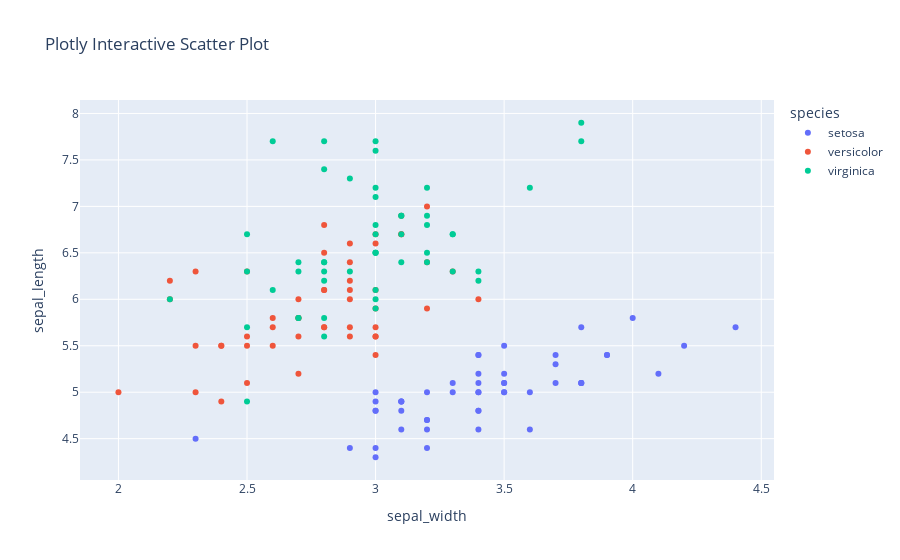

Notebook code cell kept with this figure:
### Code cell
import plotly.express as px
df = px.data.iris() 
fig = px.scatter(df, x='sepal_width', y='sepal_length', color='species', title="Plotly Interactive Scatter Plot") 
fig.show()

### Figure 1 — Plotly figure (JSON) as saved in the notebook; plotly's stock layout.template omitted (floating-point values rounded to 4 significant figures)
{"data": [{"hovertemplate": "species=setosa<br>sepal_width=%{x}<br>sepal_length=%{y}<extra></extra>", "legendgroup": "setosa", "marker": {"color": "#636efa", "symbol": "circle"}, "mode": "markers", "name": "setosa", "orientation": "v", "showlegend": true, "type": "scatter", "x": [3.5, 3.0, 3.2, 3.1, 3.6, 3.9, 3.4, 3.4, 2.9, 3.1, 3.7, 3.4, 3.0, 3.0, 4.0, 4.4, 3.9, 3.5, 3.8, 3.8, 3.4, 3.7, 3.6, 3.3, 3.4, 3.0, 3.4, 3.5, 3.4, 3.2, 3.1, 3.4, 4.1, 4.2, 3.1, 3.2, 3.5, 3.1, 3.0, 3.4, 3.5, 2.3, 3.2, 3.5, 3.8, 3.0, 3.8, 3.2, 3.7, 3.3], "xaxis": "x", "y": [5.1, 4.9, 4.7, 4.6, 5.0, 5.4, 4.6, 5.0, 4.4, 4.9, 5.4, 4.8, 4.8, 4.3, 5.8, 5.7, 5.4, 5.1, 5.7, 5.1, 5.4, 5.1, 4.6, 5.1, 4.8, 5.0, 5.0, 5.2, 5.2, 4.7, 4.8, 5.4, 5.2, 5.5, 4.9, 5.0, 5.5, 4.9, 4.4, 5.1, 5.0, 4.5, 4.4, 5.0, 5.1, 4.8, 5.1, 4.6, 5.3, 5.0], "yaxis": "y"}, {"hovertemplate": "species=versicolor<br>sepal_width=%{x}<br>sepal_length=%{y}<extra></extra>", "legendgroup": "versicolor", "marker": {"color": "#EF553B", "symbol": "circle"}, "mode": "markers", "name": "versicolor", "orientation": "v", "showlegend": true, "type": "scatter", "x": [3.2, 3.2, 3.1, 2.3, 2.8, 2.8, 3.3, 2.4, 2.9, 2.7, 2.0, 3.0, 2.2, 2.9, 2.9, 3.1, 3.0, 2.7, 2.2, 2.5, 3.2, 2.8, 2.5, 2.8, 2.9, 3.0, 2.8, 3.0, 2.9, 2.6, 2.4, 2.4, 2.7, 2.7, 3.0, 3.4, 3.1, 2.3, 3.0, 2.5, 2.6, 3.0, 2.6, 2.3, 2.7, 3.0, 2.9, 2.9, 2.5, 2.8], "xaxis": "x", "y": [7.0, 6.4, 6.9, 5.5, 6.5, 5.7, 6.3, 4.9, 6.6, 5.2, 5.0, 5.9, 6.0, 6.1, 5.6, 6.7, 5.6, 5.8, 6.2, 5.6, 5.9, 6.1, 6.3, 6.1, 6.4, 6.6, 6.8, 6.7, 6.0, 5.7, 5.5, 5.5, 5.8, 6.0, 5.4, 6.0, 6.7, 6.3, 5.6, 5.5, 5.5, 6.1, 5.8, 5.0, 5.6, 5.7, 5.7, 6.2, 5.1, 5.7], "yaxis": "y"}, {"hovertemplate": "species=virginica<br>sepal_width=%{x}<br>sepal_length=%{y}<extra></extra>", "legendgroup": "virginica", "marker": {"color": "#00cc96", "symbol": "circle"}, "mode": "markers", "name": "virginica", "orientation": "v", "showlegend": true, "type": "scatter", "x": [3.3, 2.7, 3.0, 2.9, 3.0, 3.0, 2.5, 2.9, 2.5, 3.6, 3.2, 2.7, 3.0, 2.5, 2.8, 3.2, 3.0, 3.8, 2.6, 2.2, 3.2, 2.8, 2.8, 2.7, 3.3, 3.2, 2.8, 3.0, 2.8, 3.0, 2.8, 3.8, 2.8, 2.8, 2.6, 3.0, 3.4, 3.1, 3.0, 3.1, 3.1, 3.1, 2.7, 3.2, 3.3, 3.0, 2.5, 3.0, 3.4, 3.0], "xaxis": "x", "y": [6.3, 5.8, 7.1, 6.3, 6.5, 7.6, 4.9, 7.3, 6.7, 7.2, 6.5, 6.4, 6.8, 5.7, 5.8, 6.4, 6.5, 7.7, 7.7, 6.0, 6.9, 5.6, 7.7, 6.3, 6.7, 7.2, 6.2, 6.1, 6.4, 7.2, 7.4, 7.9, 6.4, 6.3, 6.1, 7.7, 6.3, 6.4, 6.0, 6.9, 6.7, 6.9, 5.8, 6.8, 6.7, 6.7, 6.3, 6.5, 6.2, 5.9], "yaxis": "y"}], "layout": {"legend": {"title": {"text": "species"}, "tracegroupgap": 0}, "title": {"text": "Plotly Interactive Scatter Plot"}, "xaxis": {"anchor": "y", "domain": [0, 1], "title": {"text": "sepal_width"}}, "yaxis": {"anchor": "x", "domain": [0, 1], "title": {"text": "sepal_length"}}}}
